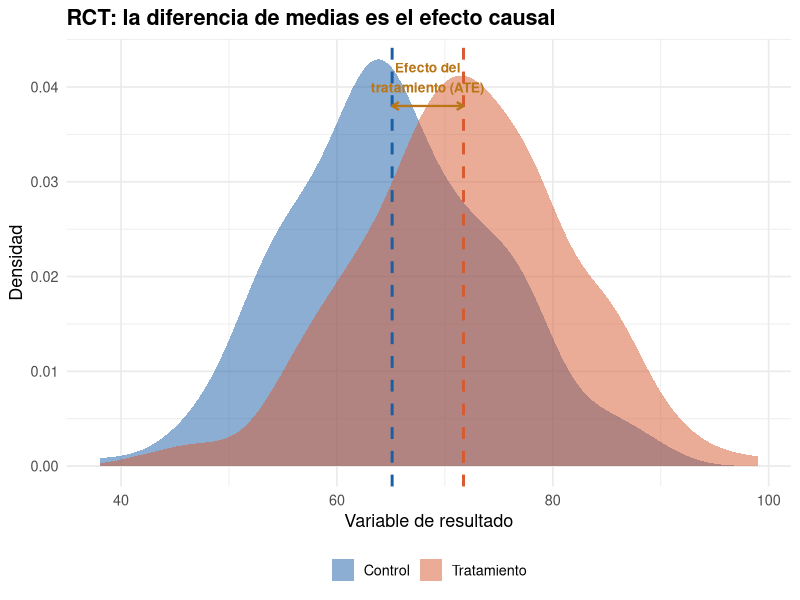

This figure's R source:
## ---- chunk 1
#| label: fig-rct-concepto
#| fig-cap: "Concepto de un experimento aleatorizado: comparación de resultados entre grupo tratado y grupo de control"
#| echo: false

library(ggplot2)

set.seed(42)
n <- 200

datos_concepto <- data.frame(
  grupo = rep(c("Tratamiento", "Control"), each = n),
  resultado = c(rnorm(n, mean = 72, sd = 10),
                rnorm(n, mean = 65, sd = 10))
)

medias <- aggregate(resultado ~ grupo, data = datos_concepto, FUN = mean)

ggplot(datos_concepto, aes(x = resultado, fill = grupo)) +
  geom_density(alpha = 0.5, color = NA) +
  geom_vline(data = medias, aes(xintercept = resultado, color = grupo),
             linetype = "dashed", linewidth = 1) +
  annotate("segment", x = medias$resultado[1], xend = medias$resultado[2],
           y = 0.038, yend = 0.038,
           arrow = arrow(length = unit(0.2, "cm"), ends = "both"),
           color = "#BA7517", linewidth = 0.8) +
  annotate("text", x = mean(medias$resultado), y = 0.041,
           label = "Efecto del\ntratamiento (ATE)",
           color = "#BA7517", fontface = "bold", size = 3.5) +
  scale_fill_manual(values = c("Control" = "#185FA5",
                                "Tratamiento" = "#D85A30")) +
  scale_color_manual(values = c("Control" = "#185FA5",
                                 "Tratamiento" = "#D85A30")) +
  labs(x = "Variable de resultado", y = "Densidad",
       fill = NULL, color = NULL,
       title = "RCT: la diferencia de medias es el efecto causal") +
  theme_minimal(base_size = 13) +
  theme(legend.position = "bottom",
        plot.title = element_text(face = "bold")) +
  guides(color = "none")
## ---- chunk 2
#| label: tbl-rct-coeficientes
#| tbl-cap: "¿Qué significa cada coeficiente en la regresión de un RCT?"
#| echo: false

tabla <- data.frame(
  Coeficiente = c("β₀", "β₁"),
  Nombre = c("Intercepto",
             "Efecto del tratamiento (ATE)"),
  Interpretacion = c(
    "Promedio del resultado en el grupo de control",
    "Diferencia causal: cuánto cambia el resultado por recibir el programa"
  )
)

knitr::kable(tabla, col.names = c("Coeficiente", "Nombre", "Interpretación"))
